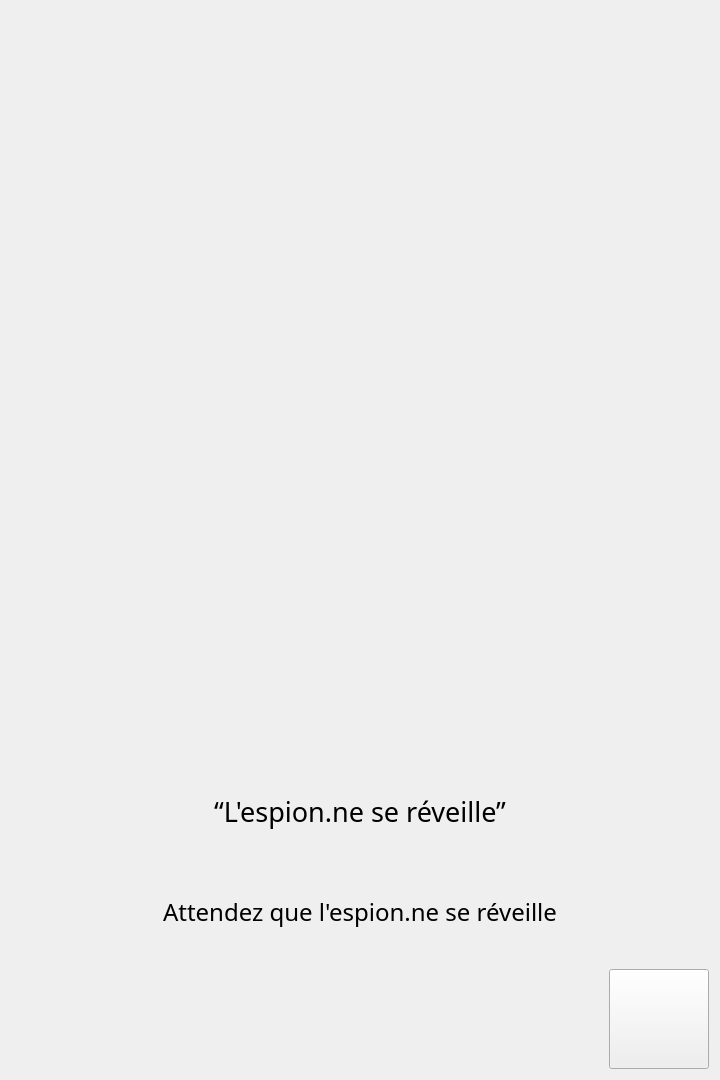
<?xml version="1.0" encoding="UTF-8"?>
<ui version="4.0">
 <class>SpyTurn</class>
 <widget class="QWidget" name="SpyTurn">
  <property name="geometry">
   <rect>
    <x>0</x>
    <y>0</y>
    <width>720</width>
    <height>1080</height>
   </rect>
  </property>
  <property name="sizePolicy">
   <sizepolicy hsizetype="Minimum" vsizetype="Minimum">
    <horstretch>0</horstretch>
    <verstretch>0</verstretch>
   </sizepolicy>
  </property>
  <property name="windowTitle">
   <string>Form</string>
  </property>
  <property name="styleSheet">
   <string notr="true"/>
  </property>
  <layout class="QVBoxLayout" name="verticalLayout_3">
   <property name="spacing">
    <number>0</number>
   </property>
   <item>
    <layout class="QHBoxLayout" name="horizontalLayout_5">
     <property name="spacing">
      <number>0</number>
     </property>
     <item>
      <spacer name="horizontalSpacer_5">
       <property name="orientation">
        <enum>Qt::Horizontal</enum>
       </property>
       <property name="sizeType">
        <enum>QSizePolicy::Fixed</enum>
       </property>
       <property name="sizeHint" stdset="0">
        <size>
         <width>60</width>
         <height>20</height>
        </size>
       </property>
      </spacer>
     </item>
     <item>
      <layout class="QVBoxLayout" name="verticalLayout_5">
       <property name="spacing">
        <number>0</number>
       </property>
       <item>
        <spacer name="verticalSpacer_6">
         <property name="orientation">
          <enum>Qt::Vertical</enum>
         </property>
         <property name="sizeType">
          <enum>QSizePolicy::Minimum</enum>
         </property>
         <property name="sizeHint" stdset="0">
          <size>
           <width>20</width>
           <height>40</height>
          </size>
         </property>
        </spacer>
       </item>
       <item>
        <widget class="SpyTurnImg" name="spyTurnImg">
         <property name="sizePolicy">
          <sizepolicy hsizetype="MinimumExpanding" vsizetype="MinimumExpanding">
           <horstretch>0</horstretch>
           <verstretch>0</verstretch>
          </sizepolicy>
         </property>
         <property name="minimumSize">
          <size>
           <width>200</width>
           <height>200</height>
          </size>
         </property>
         <property name="maximumSize">
          <size>
           <width>720</width>
           <height>720</height>
          </size>
         </property>
         <property name="font">
          <font>
           <family>Bebas Neue</family>
           <pointsize>18</pointsize>
           <weight>50</weight>
           <italic>false</italic>
           <bold>false</bold>
          </font>
         </property>
         <property name="text">
          <string/>
         </property>
         <property name="alignment">
          <set>Qt::AlignCenter</set>
         </property>
        </widget>
       </item>
       <item>
        <spacer name="verticalSpacer_7">
         <property name="orientation">
          <enum>Qt::Vertical</enum>
         </property>
         <property name="sizeType">
          <enum>QSizePolicy::Fixed</enum>
         </property>
         <property name="sizeHint" stdset="0">
          <size>
           <width>20</width>
           <height>40</height>
          </size>
         </property>
        </spacer>
       </item>
       <item>
        <layout class="QHBoxLayout" name="horizontalLayout">
         <item>
          <spacer name="horizontalSpacer_9">
           <property name="orientation">
            <enum>Qt::Horizontal</enum>
           </property>
           <property name="sizeType">
            <enum>QSizePolicy::Expanding</enum>
           </property>
           <property name="sizeHint" stdset="0">
            <size>
             <width>40</width>
             <height>20</height>
            </size>
           </property>
          </spacer>
         </item>
         <item>
          <layout class="QVBoxLayout" name="quoteBox_2">
           <property name="spacing">
            <number>0</number>
           </property>
           <item>
            <layout class="QHBoxLayout" name="horizontalLayout_6">
             <property name="spacing">
              <number>0</number>
             </property>
             <item>
              <widget class="LineQuote" name="topLeftLine_2">
               <property name="sizePolicy">
                <sizepolicy hsizetype="Minimum" vsizetype="Fixed">
                 <horstretch>0</horstretch>
                 <verstretch>0</verstretch>
                </sizepolicy>
               </property>
               <property name="minimumSize">
                <size>
                 <width>0</width>
                 <height>25</height>
                </size>
               </property>
               <property name="maximumSize">
                <size>
                 <width>16777215</width>
                 <height>25</height>
                </size>
               </property>
               <property name="text">
                <string/>
               </property>
              </widget>
             </item>
             <item>
              <widget class="ArrowQuote" name="topArrow_2">
               <property name="sizePolicy">
                <sizepolicy hsizetype="Fixed" vsizetype="Fixed">
                 <horstretch>0</horstretch>
                 <verstretch>0</verstretch>
                </sizepolicy>
               </property>
               <property name="minimumSize">
                <size>
                 <width>25</width>
                 <height>25</height>
                </size>
               </property>
               <property name="maximumSize">
                <size>
                 <width>25</width>
                 <height>25</height>
                </size>
               </property>
               <property name="text">
                <string/>
               </property>
              </widget>
             </item>
             <item>
              <widget class="LineQuote" name="topRightLine_2">
               <property name="sizePolicy">
                <sizepolicy hsizetype="Minimum" vsizetype="Fixed">
                 <horstretch>0</horstretch>
                 <verstretch>0</verstretch>
                </sizepolicy>
               </property>
               <property name="minimumSize">
                <size>
                 <width>0</width>
                 <height>25</height>
                </size>
               </property>
               <property name="maximumSize">
                <size>
                 <width>16777215</width>
                 <height>25</height>
                </size>
               </property>
               <property name="text">
                <string/>
               </property>
              </widget>
             </item>
            </layout>
           </item>
           <item>
            <widget class="QuoteText" name="awakeQuoteNight_2">
             <property name="sizePolicy">
              <sizepolicy hsizetype="MinimumExpanding" vsizetype="Fixed">
               <horstretch>0</horstretch>
               <verstretch>0</verstretch>
              </sizepolicy>
             </property>
             <property name="minimumSize">
              <size>
               <width>0</width>
               <height>0</height>
              </size>
             </property>
             <property name="font">
              <font>
               <family>Imbue</family>
               <pointsize>20</pointsize>
               <weight>50</weight>
               <italic>false</italic>
               <bold>false</bold>
              </font>
             </property>
             <property name="text">
              <string>“L'espion.ne se réveille”</string>
             </property>
             <property name="textFormat">
              <enum>Qt::PlainText</enum>
             </property>
             <property name="alignment">
              <set>Qt::AlignCenter</set>
             </property>
             <property name="wordWrap">
              <bool>true</bool>
             </property>
            </widget>
           </item>
           <item>
            <layout class="QHBoxLayout" name="horizontalLayout_9">
             <property name="spacing">
              <number>0</number>
             </property>
             <item>
              <widget class="ReversedLineQuote" name="bottomLeftLine_2">
               <property name="sizePolicy">
                <sizepolicy hsizetype="Expanding" vsizetype="Fixed">
                 <horstretch>0</horstretch>
                 <verstretch>0</verstretch>
                </sizepolicy>
               </property>
               <property name="minimumSize">
                <size>
                 <width>0</width>
                 <height>25</height>
                </size>
               </property>
               <property name="maximumSize">
                <size>
                 <width>16777215</width>
                 <height>25</height>
                </size>
               </property>
               <property name="text">
                <string/>
               </property>
              </widget>
             </item>
             <item>
              <widget class="ReversedArrowQuote" name="bottomArrow_2">
               <property name="sizePolicy">
                <sizepolicy hsizetype="Fixed" vsizetype="Fixed">
                 <horstretch>0</horstretch>
                 <verstretch>0</verstretch>
                </sizepolicy>
               </property>
               <property name="minimumSize">
                <size>
                 <width>25</width>
                 <height>25</height>
                </size>
               </property>
               <property name="maximumSize">
                <size>
                 <width>25</width>
                 <height>25</height>
                </size>
               </property>
               <property name="text">
                <string/>
               </property>
              </widget>
             </item>
             <item>
              <widget class="ReversedLineQuote" name="bottomRightLine_2">
               <property name="sizePolicy">
                <sizepolicy hsizetype="Expanding" vsizetype="Fixed">
                 <horstretch>0</horstretch>
                 <verstretch>0</verstretch>
                </sizepolicy>
               </property>
               <property name="minimumSize">
                <size>
                 <width>0</width>
                 <height>25</height>
                </size>
               </property>
               <property name="maximumSize">
                <size>
                 <width>16777215</width>
                 <height>25</height>
                </size>
               </property>
               <property name="text">
                <string/>
               </property>
              </widget>
             </item>
            </layout>
           </item>
          </layout>
         </item>
         <item>
          <spacer name="horizontalSpacer_4">
           <property name="orientation">
            <enum>Qt::Horizontal</enum>
           </property>
           <property name="sizeType">
            <enum>QSizePolicy::Expanding</enum>
           </property>
           <property name="sizeHint" stdset="0">
            <size>
             <width>40</width>
             <height>20</height>
            </size>
           </property>
          </spacer>
         </item>
        </layout>
       </item>
       <item>
        <spacer name="verticalSpacer_8">
         <property name="orientation">
          <enum>Qt::Vertical</enum>
         </property>
         <property name="sizeType">
          <enum>QSizePolicy::Fixed</enum>
         </property>
         <property name="sizeHint" stdset="0">
          <size>
           <width>20</width>
           <height>40</height>
          </size>
         </property>
        </spacer>
       </item>
       <item>
        <widget class="HelperText" name="awakeHelp_2">
         <property name="sizePolicy">
          <sizepolicy hsizetype="Expanding" vsizetype="Fixed">
           <horstretch>0</horstretch>
           <verstretch>0</verstretch>
          </sizepolicy>
         </property>
         <property name="minimumSize">
          <size>
           <width>0</width>
           <height>0</height>
          </size>
         </property>
         <property name="font">
          <font>
           <family>Bebas Neue</family>
           <pointsize>18</pointsize>
           <weight>50</weight>
           <italic>false</italic>
           <bold>false</bold>
           <kerning>true</kerning>
          </font>
         </property>
         <property name="text">
          <string>Attendez que l'espion.ne se réveille</string>
         </property>
         <property name="textFormat">
          <enum>Qt::PlainText</enum>
         </property>
         <property name="alignment">
          <set>Qt::AlignCenter</set>
         </property>
         <property name="wordWrap">
          <bool>true</bool>
         </property>
        </widget>
       </item>
       <item>
        <spacer name="verticalSpacer_10">
         <property name="orientation">
          <enum>Qt::Vertical</enum>
         </property>
         <property name="sizeType">
          <enum>QSizePolicy::Minimum</enum>
         </property>
         <property name="sizeHint" stdset="0">
          <size>
           <width>20</width>
           <height>40</height>
          </size>
         </property>
        </spacer>
       </item>
      </layout>
     </item>
     <item>
      <spacer name="horizontalSpacer_8">
       <property name="orientation">
        <enum>Qt::Horizontal</enum>
       </property>
       <property name="sizeType">
        <enum>QSizePolicy::Fixed</enum>
       </property>
       <property name="sizeHint" stdset="0">
        <size>
         <width>60</width>
         <height>20</height>
        </size>
       </property>
      </spacer>
     </item>
    </layout>
   </item>
   <item alignment="Qt::AlignRight">
    <widget class="QPushButton" name="nextNightButton">
     <property name="sizePolicy">
      <sizepolicy hsizetype="Fixed" vsizetype="Fixed">
       <horstretch>0</horstretch>
       <verstretch>0</verstretch>
      </sizepolicy>
     </property>
     <property name="minimumSize">
      <size>
       <width>100</width>
       <height>100</height>
      </size>
     </property>
     <property name="text">
      <string/>
     </property>
    </widget>
   </item>
  </layout>
 </widget>
 <customwidgets>
  <customwidget>
   <class>HelperText</class>
   <extends>QLabel</extends>
   <header>CoreApp/IGraphicalHandler/Widgets/HelperText/HelperText.hpp</header>
  </customwidget>
  <customwidget>
   <class>ArrowQuote</class>
   <extends>QLabel</extends>
   <header>CoreApp/IGraphicalHandler/Widgets/QuoteBox/ArrowQuote.hpp</header>
  </customwidget>
  <customwidget>
   <class>LineQuote</class>
   <extends>QLabel</extends>
   <header>CoreApp/IGraphicalHandler/Widgets/QuoteBox/LineQuote.hpp</header>
  </customwidget>
  <customwidget>
   <class>ReversedLineQuote</class>
   <extends>QLabel</extends>
   <header>CoreApp/IGraphicalHandler/Widgets/QuoteBox/ReversedLineQuote.hpp</header>
  </customwidget>
  <customwidget>
   <class>ReversedArrowQuote</class>
   <extends>QLabel</extends>
   <header>CoreApp/IGraphicalHandler/Widgets/QuoteBox/ReversedArrowQuote.hpp</header>
  </customwidget>
  <customwidget>
   <class>QuoteText</class>
   <extends>QLabel</extends>
   <header>CoreApp/IGraphicalHandler/Widgets/QuoteBox/QuoteText.hpp</header>
  </customwidget>
  <customwidget>
   <class>SpyTurnImg</class>
   <extends>QLabel</extends>
   <header>CoreApp/IGraphicalHandler/Widgets/TurnImg/SpyTurnImg.hpp</header>
  </customwidget>
 </customwidgets>
 <resources/>
 <connections/>
</ui>
